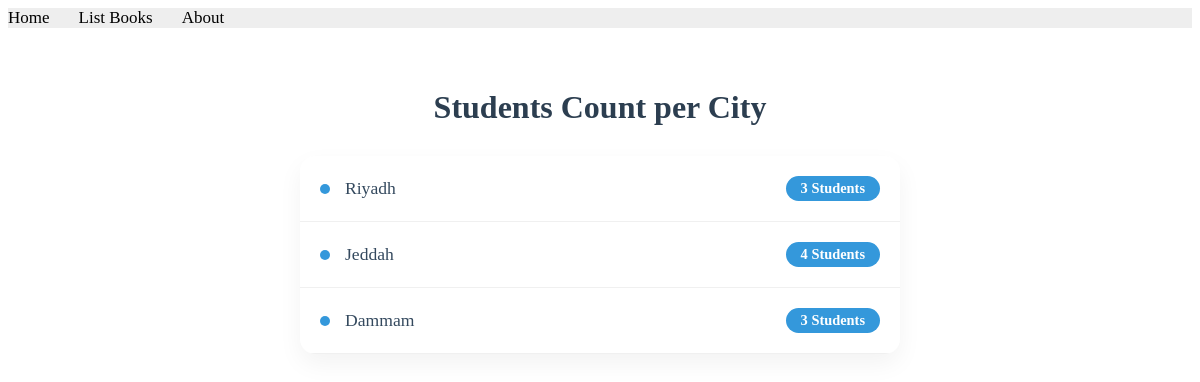
Page /books/lab8/task7 on the committed database.
### apps/bookmodule/models.py (models this page shows, shortened)
class Address(models.Model):
    city = models.CharField(max_length=100)

### apps/bookmodule/views.py (the view)
# urls.py: path('lab8/task7', views.task7),
def task7(request):
    cities = Address.objects.annotate(student_count=Count('student'))
    return render(request, 'bookmodule/city_stats.html', {'cities': cities})

### apps/templates/bookmodule/city_stats.html
{% extends "layouts/base.html" %}
{% block content %}
<div style="max-width: 600px; margin: 20px auto; padding: 20px;">
    <h1 style="text-align: center; color: #2c3e50; margin-bottom: 30px;">Students Count per City</h1>
    <div style="background: white; border-radius: 15px; overflow: hidden; box-shadow: 0 10px 25px rgba(0,0,0,0.05);">
        {% for city in cities %}
        <div style="display: flex; justify-content: space-between; align-items: center; padding: 20px; border-bottom: 1px solid #f0f0f0;">
            <div style="display: flex; align-items: center;">
                <div style="width: 10px; height: 10px; background: #3498db; border-radius: 50%; margin-right: 15px;"></div>
                <span style="font-size: 1.1em; font-weight: 500; color: #34495e;">{{ city.city }}</span>
            </div>
            <span style="background: #3498db; color: white; padding: 4px 15px; border-radius: 20px; font-size: 0.9em; font-weight: bold;">
                {{ city.student_count }} Students
            </span>
        </div>
        {% empty %}
        <p style="padding: 20px; text-align: center; color: #bdc3c7;">No data available.</p>
        {% endfor %}
    </div>
</div>
{% endblock %}

### rows in the picture
Address: city "Riyadh", student_count "3"
Address: city "Jeddah", student_count "4"
Address: city "Dammam", student_count "3"
